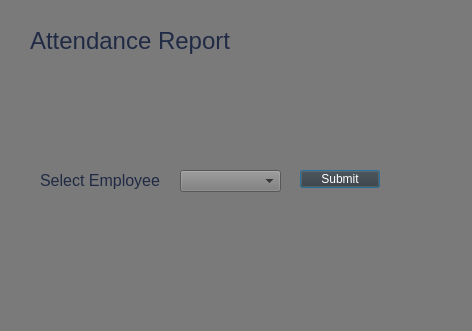
<?xml version="1.0" encoding="UTF-8"?>
<ui version="4.0">
 <class>Attendance</class>
 <widget class="QDialog" name="Attendance">
  <property name="geometry">
   <rect>
    <x>0</x>
    <y>0</y>
    <width>472</width>
    <height>331</height>
   </rect>
  </property>
  <property name="windowTitle">
   <string>Dialog</string>
  </property>
  <property name="styleSheet">
   <string notr="true">background-color: rgb(122, 122, 122);</string>
  </property>
  <widget class="QLabel" name="label">
   <property name="geometry">
    <rect>
     <x>30</x>
     <y>20</y>
     <width>271</width>
     <height>41</height>
    </rect>
   </property>
   <property name="font">
    <font>
     <pointsize>18</pointsize>
    </font>
   </property>
   <property name="styleSheet">
    <string notr="true">background-color: rgb(122, 122, 122);
color: rgb(32, 42, 68);</string>
   </property>
   <property name="text">
    <string>Attendance Report</string>
   </property>
  </widget>
  <widget class="QPushButton" name="pushButton">
   <property name="geometry">
    <rect>
     <x>300</x>
     <y>170</y>
     <width>80</width>
     <height>18</height>
    </rect>
   </property>
   <property name="cursor">
    <cursorShape>PointingHandCursor</cursorShape>
   </property>
   <property name="styleSheet">
    <string notr="true">background-color: rgb(55, 55, 55);
color: rgb(255, 255, 255);</string>
   </property>
   <property name="text">
    <string>Submit</string>
   </property>
  </widget>
  <widget class="QLabel" name="label_2">
   <property name="geometry">
    <rect>
     <x>40</x>
     <y>170</y>
     <width>141</width>
     <height>20</height>
    </rect>
   </property>
   <property name="font">
    <font>
     <pointsize>12</pointsize>
    </font>
   </property>
   <property name="styleSheet">
    <string notr="true">color: rgb(32, 42, 68);</string>
   </property>
   <property name="text">
    <string>Select Employee</string>
   </property>
  </widget>
  <widget class="QComboBox" name="comboBox">
   <property name="geometry">
    <rect>
     <x>180</x>
     <y>170</y>
     <width>101</width>
     <height>22</height>
    </rect>
   </property>
  </widget>
 </widget>
 <resources/>
 <connections/>
</ui>
